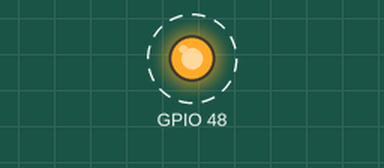
The sketch below on a simulated ESP32-S3. On the bench: output pins drawn as LEDs (lit = HIGH). Dashed ring = blinking. What the sketch prints to the serial monitor is not drawn.

Above: at 2.2 s.
Timing chart, 0 to 5.0 s (numbered marks = the images above):
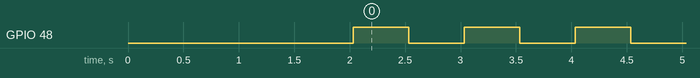

Measured:
- by itself, GPIO 48: alternates HIGH for 0.50 s and LOW for 0.50 s

The sketch:

get_mac_address.ino
```cpp
/*
 * ===================================================
 * GET MAC ADDRESS - ESP32/ESP32-S3
 * ===================================================
 *
 * Upload kode ini ke ESP32 RECEIVER untuk mendapatkan
 * MAC Address-nya. Lihat di Serial Monitor.
 *
 * Setelah dapat MAC Address, copy dan paste ke file
 * web_transmitter.ino pada baris receiverMAC[]
 *
 * ===================================================
 */

#include <WiFi.h>

void setup() {
  Serial.begin(115200);
  delay(2000);

  // Set WiFi mode
  WiFi.mode(WIFI_STA);

  Serial.println();
  Serial.println("================================================");
  Serial.println("         MAC ADDRESS DETECTOR");
  Serial.println("================================================");
  Serial.println();

  // Get MAC Address
  String mac = WiFi.macAddress();

  Serial.println("MAC Address ESP32 ini:");
  Serial.println();
  Serial.print("  String format : ");
  Serial.println(mac);
  Serial.println();

  // Parse MAC to bytes
  uint8_t macBytes[6];
  sscanf(mac.c_str(), "%hhx:%hhx:%hhx:%hhx:%hhx:%hhx", &macBytes[0],
         &macBytes[1], &macBytes[2], &macBytes[3], &macBytes[4], &macBytes[5]);

  // Print in code format
  Serial.println("  Code format   : ");
  Serial.print("    uint8_t receiverMAC[] = {");
  for (int i = 0; i < 6; i++) {
    Serial.print("0x");
    if (macBytes[i] < 0x10)
      Serial.print("0");
    Serial.print(macBytes[i], HEX);
    if (i < 5)
      Serial.print(", ");
  }
  Serial.println("};");

  Serial.println();
  Serial.println("================================================");
  Serial.println("Copy baris 'uint8_t receiverMAC[]' di atas");
  Serial.println("ke file web_transmitter.ino");
  Serial.println("================================================");

  // Blink LED to indicate done
  pinMode(48, OUTPUT);
}

void loop() {
  // Blink LED
  digitalWrite(48, HIGH);
  delay(500);
  digitalWrite(48, LOW);
  delay(500);
}
```
